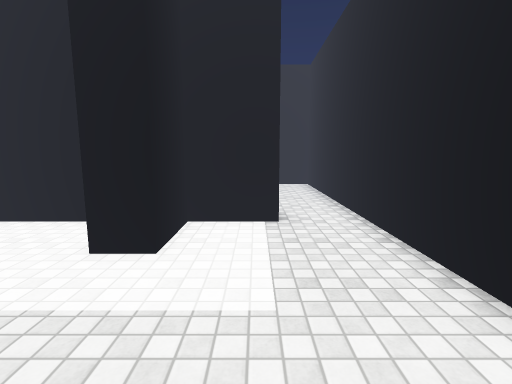
view 1 (above)

22 first-person views from a walk through a Unity game level. The camera is 1.5 m above the floor, tilts 8° down and sees 85° across. The floor is counted in squares, 1 m on a side. Each view is taken from the middle of a square. On the plan, view 1 faces up. The plan holds only what a view shows up to about 14 squares ahead; the rest is blank. Some animated figures are left out. Surface patterns are stand-ins for the level's own textures.

view 2
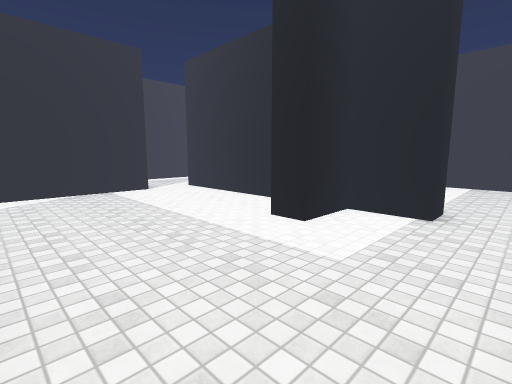

view 3
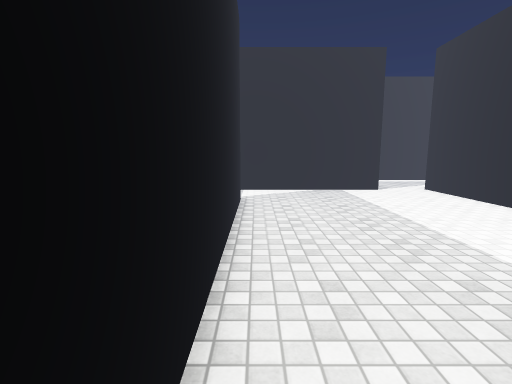

view 4
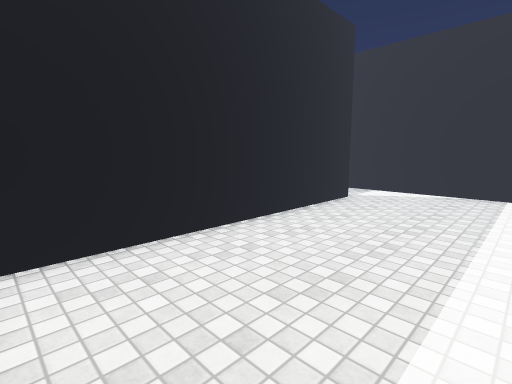

view 5
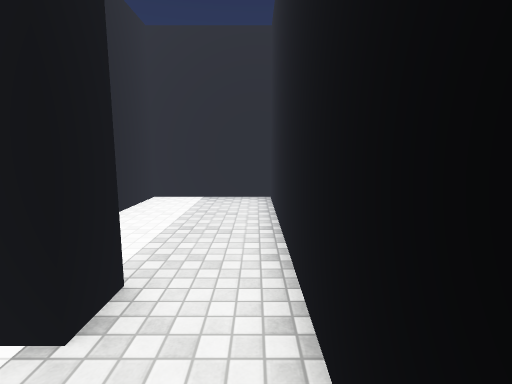

view 6
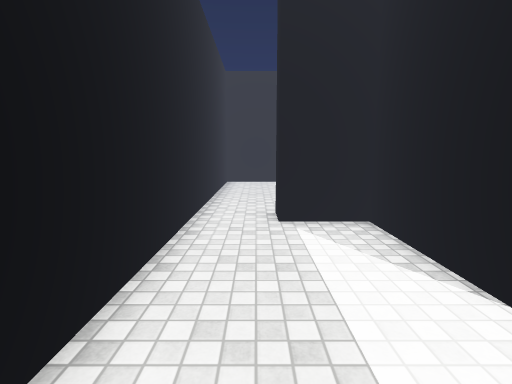

view 7
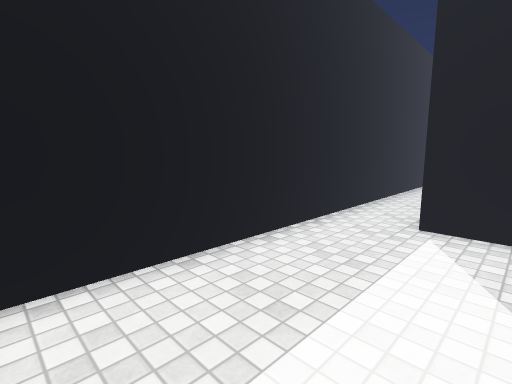

view 8
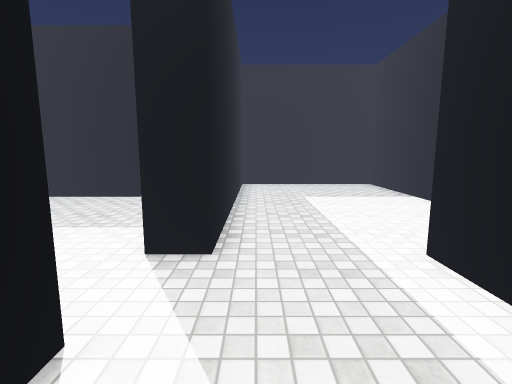

view 9
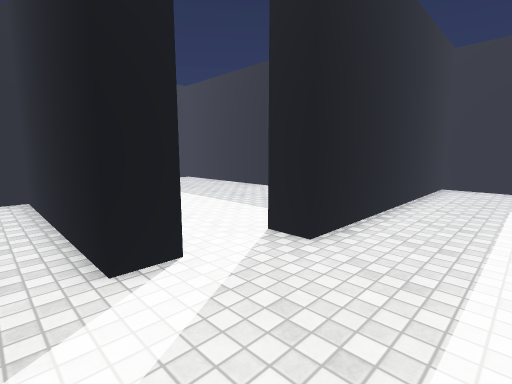

view 10
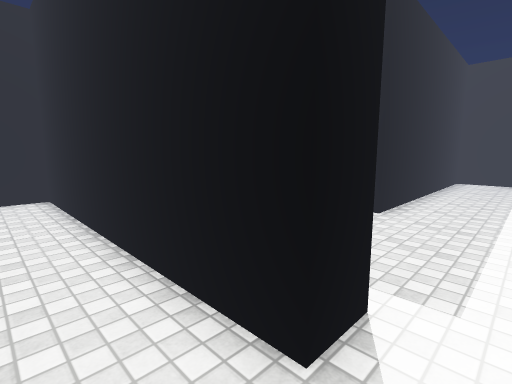

view 11
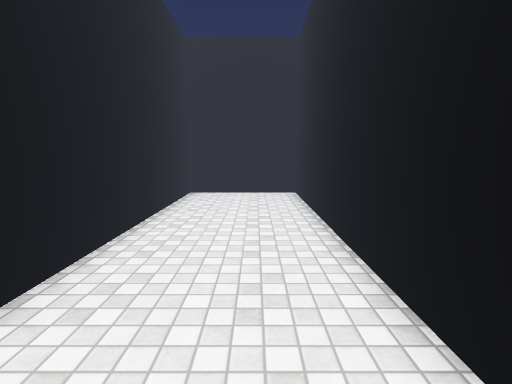

view 12
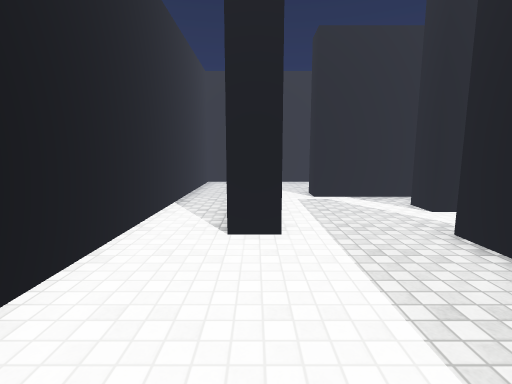

view 13
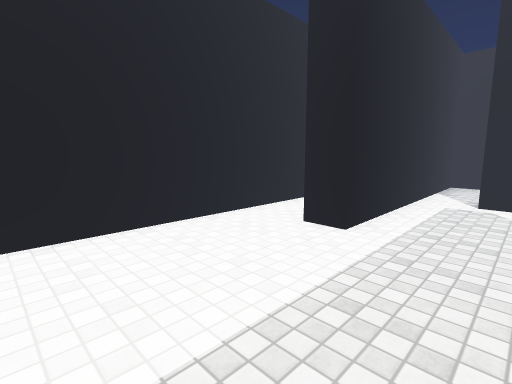

view 14
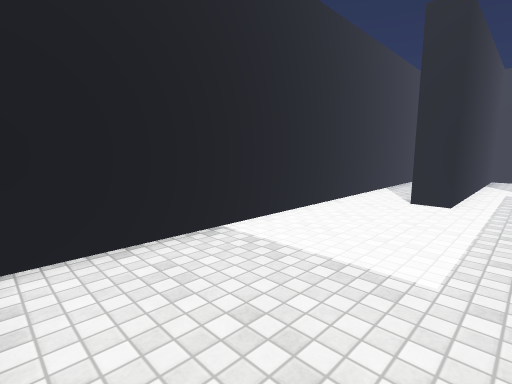

view 15
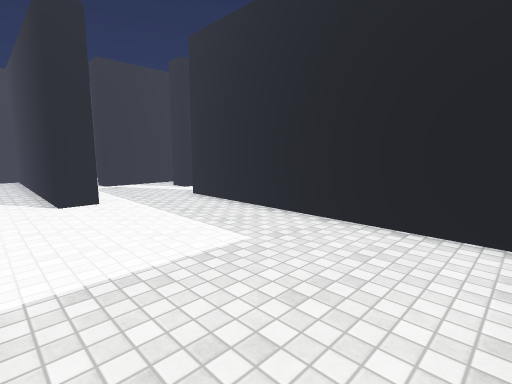

view 16
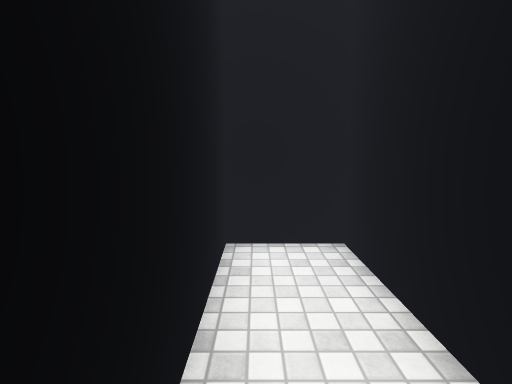

view 17
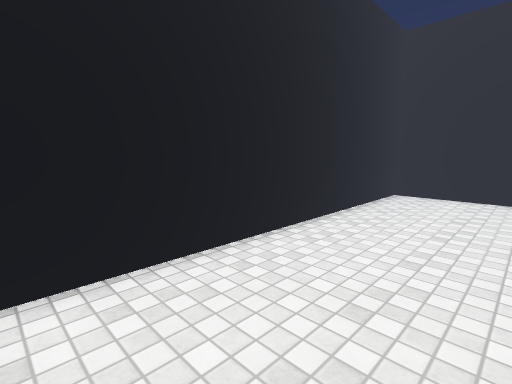

view 18
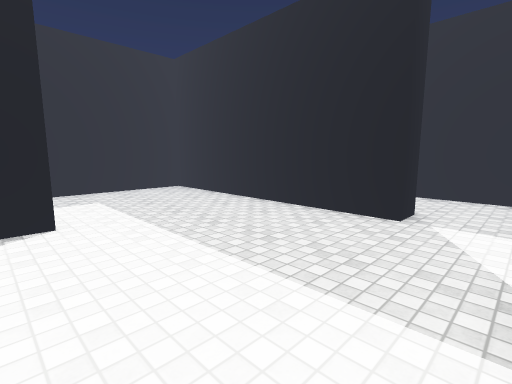

view 19
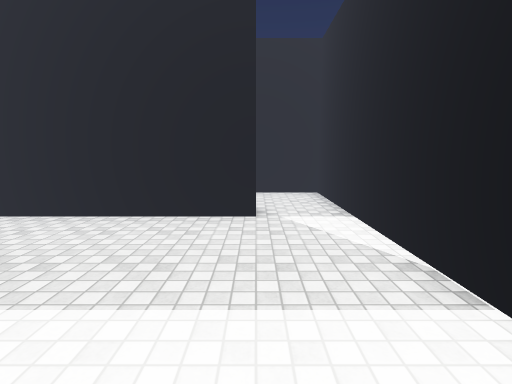

view 20
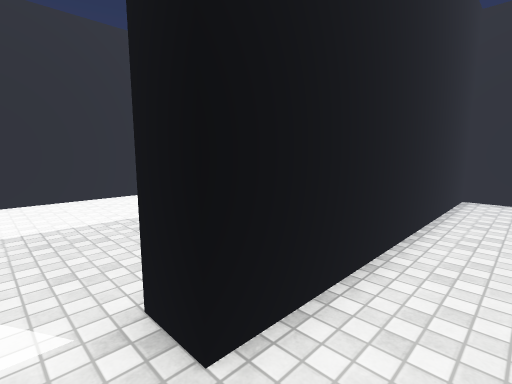

view 21
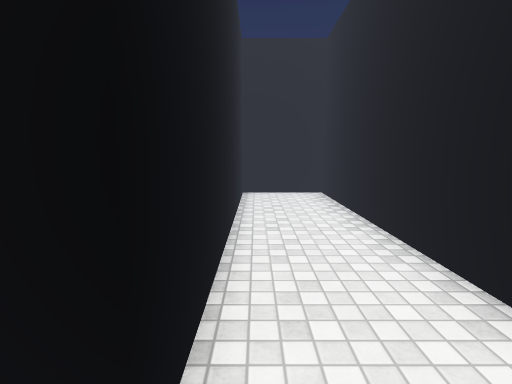

view 22
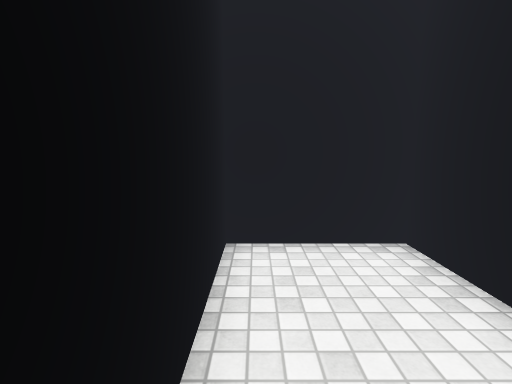

### Floor plan
Ten units are one square. View 1 is at (0, 0); x grows to the right and y downward. Boxes are objects, and circles mark ways between rooms. Rooms are numbered by the first view taken in them; rooms with no view inside come last. Other rooms are left out.
<svg viewBox="-170 -140 200 200">
<path fill="none" stroke="#000" d="M-36 -60 -95 -60M5 -60 -15 -60 -15 -40 -25 -40 -25 -49M-70 25 -70 15 25 15 25 -55M-93 -40 -93 25M25 -55 25 -135 -15 -135 -15 -70 5 -70 5 -60M-95 -60 -95 -70 -25 -70 -25 -76M-135 -85 -135 -40 -145 -40 -145 -135 -165 -135 -165 55 -103 55 -103 -40 -93 -40M-86 -85 -120 -85M-120 -85 -120 -95 -25 -95 -25 -135 -135 -135 -135 -85M-93 25 -93 55 25 55 25 25 -70 25"/>
<circle cx="15" cy="-65" r="3" fill="#2a7"/>
<circle cx="-90" cy="-50" r="3" fill="#2a7"/>
<circle cx="-80" cy="20" r="3" fill="#2a7"/>
<circle cx="-130" cy="-90" r="3" fill="#2a7"/>
<text x="-30" y="-20">1</text>
<text x="10" y="-100">2</text>
<text x="-130" y="-30">3</text>
<text x="-80" y="-110">4</text>
<text x="-30" y="40">5</text>
</svg>
Room 1 opens to room 2. Room 1 opens to room 3. Room 1 opens to room 5. Room 3 opens to room 4.

Where each view was taken, in squares from view 1:
view 1: 0 up, 0 right, facing up
view 2: 1 down, 2 right, facing up-left
view 3: 1 down, 2 right, facing left
view 4: 3 up, 2 right, facing down-left
view 5: 4 up, 2 right, facing up
view 6: 13 up, 1 right, facing down
view 7: 13 up, 1 left, facing down-right
view 8: 8 up, 11 left, facing down
view 9: 8 up, 13 left, facing down-right
view 10: 11 up, 13 left, facing down-right
view 11: 11 up, 13 left, facing right
view 12: 1 down, 14 left, facing up
view 13: 1 down, 11 left, facing up-left
view 14: 5 down, 12 left, facing up-left
view 15: 5 down, 16 left, facing up-right
view 16: 9 up, 16 left, facing up
view 17: 10 up, 13 left, facing up-right
view 18: 5 up, 9 left, facing down-right
view 19: 5 up, 7 left, facing down
view 20: 4 down, 8 left, facing up-right
view 21: 3 down, 8 left, facing right
view 22: 3 down, 2 left, facing right
